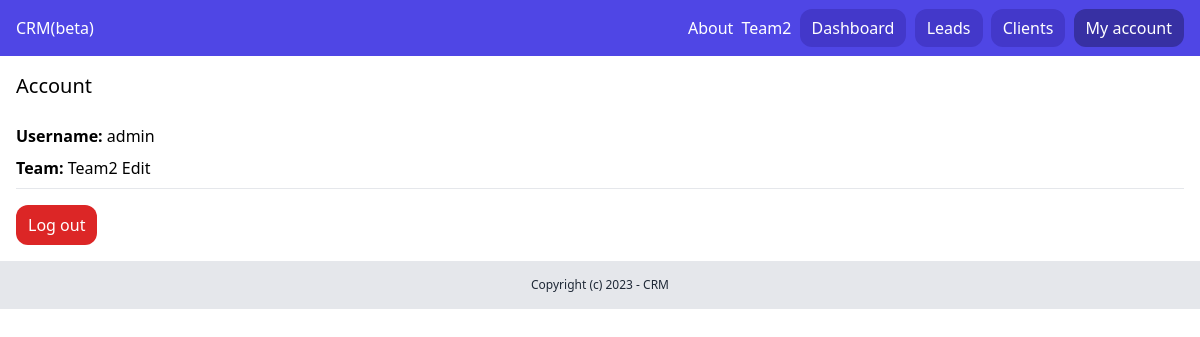
/dashboard/my-acount/ (signed in), run on an earlier commit of the app's database.
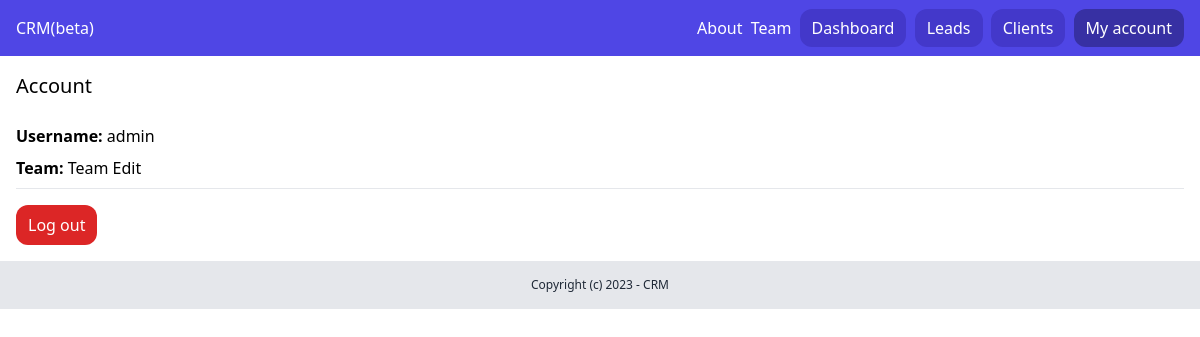
And on a later commit of the database.
### team/models.py (models this page shows, shortened)
class Team(models.Model):
    plan = models.ForeignKey(Plan, related_name='teams', blank=True, null=True,
                             on_delete=models.CASCADE)
    name = models.CharField(max_length=100)
    members = models.ManyToManyField(User, related_name='teams')
    created_by = models.ForeignKey(
        User, related_name='created_teams', on_delete=models.CASCADE)
    created_at = models.DateTimeField(auto_now=True)

### userprofile/views.py (the view)
# urls.py: path('dashboard/my-acount/', my_account, name='acount'),
@login_required
def my_account(request):
    return render(request, 'userprofile/account.html')

### team/context_proceessors.py (called while the page is built)
def active_team(request):
    if request.user.is_authenticated:
        if request.user.userprofile.active_team:
            active_team = request.user.userprofile.active_team
        else:
            active_team = Team.objects.filter(created_by=request.user)[0]
    else:
        active_team = None
    return {'active_team': active_team}

### userprofile/templates/userprofile/account.html
{% extends 'core_app/base.html' %} {% block title %} Account {% endblock %} {%block content %}
<div class="py-4 px-4">
  <h1 class="mb-6 text-xl">Account</h1>
  <p class="mb-2"><strong>Username: </strong> {{request.user.username}}</p>
  <p class="mb-2">
    {%if active_team %}
    <strong>Team: </strong><a href="{% url 'team:detail' active_team.id %}">{{active_team.name}} </a>
    {%if active_team.created_by == request.user%}
    <a href="{% url 'team:edit_team' active_team.id %}">Edit</a>
    {% endif %} {% else %}
    <a href="{% url 'team:team_list' team.id %}">Select team</a>
    {% endif %}
  </p>
  <hr class="mb-4" />
  <a href="{% url 'userprofile:logout' %}" class="inline-block py-2 px-3 bg-red-600 rounded-xl text-white">Log out</a>
</div>
{% endblock %}

### core_app/templates/core_app/partials/nav.html
<nav class="py-4 px-4 flex justify-between bg-indigo-600">
  <a href="/" class="text-white">CRM(beta)</a>
  <div class="space-x-1">
    <a href="{% url 'core_app:about' %}" class="text-white">About</a>
    {% if request.user.is_authenticated %}
    <a href="{% url 'team:detail' active_team.id %}" class="text-white"> {{ active_team.name }} </a>
    <a href="{% url 'dashboard:dashboard' %}" class="py-2 px-3 bg-indigo-700 rounded-xl text-white">Dashboard</a>
    <a href="{% url 'lead:leads_list' %}" class="py-2 px-3 bg-indigo-700 rounded-xl text-white">Leads</a>
    <a href="{% url 'client_app:clients_list' %}" class="py-2 px-3 bg-indigo-700 rounded-xl text-white">Clients</a>
    <a href="{% url 'acount' %}" class="py-2 px-3 bg-indigo-800 rounded-xl text-white">My account</a>
    {% else %}
    <a href="{% url 'userprofile:login' %}" class="py-2 px-3 bg-indigo-700 rounded-xl text-white">Log in</a>
    <a href="{% url 'userprofile:signup' %}" class="py-2 px-3 bg-indigo-700 rounded-xl text-white">Sign up</a>
    {% endif %}
  </div>
</nav>

What changed in the data, as far as the page shows it:
removed Team: name "Team2"
added Team: name "Team"
